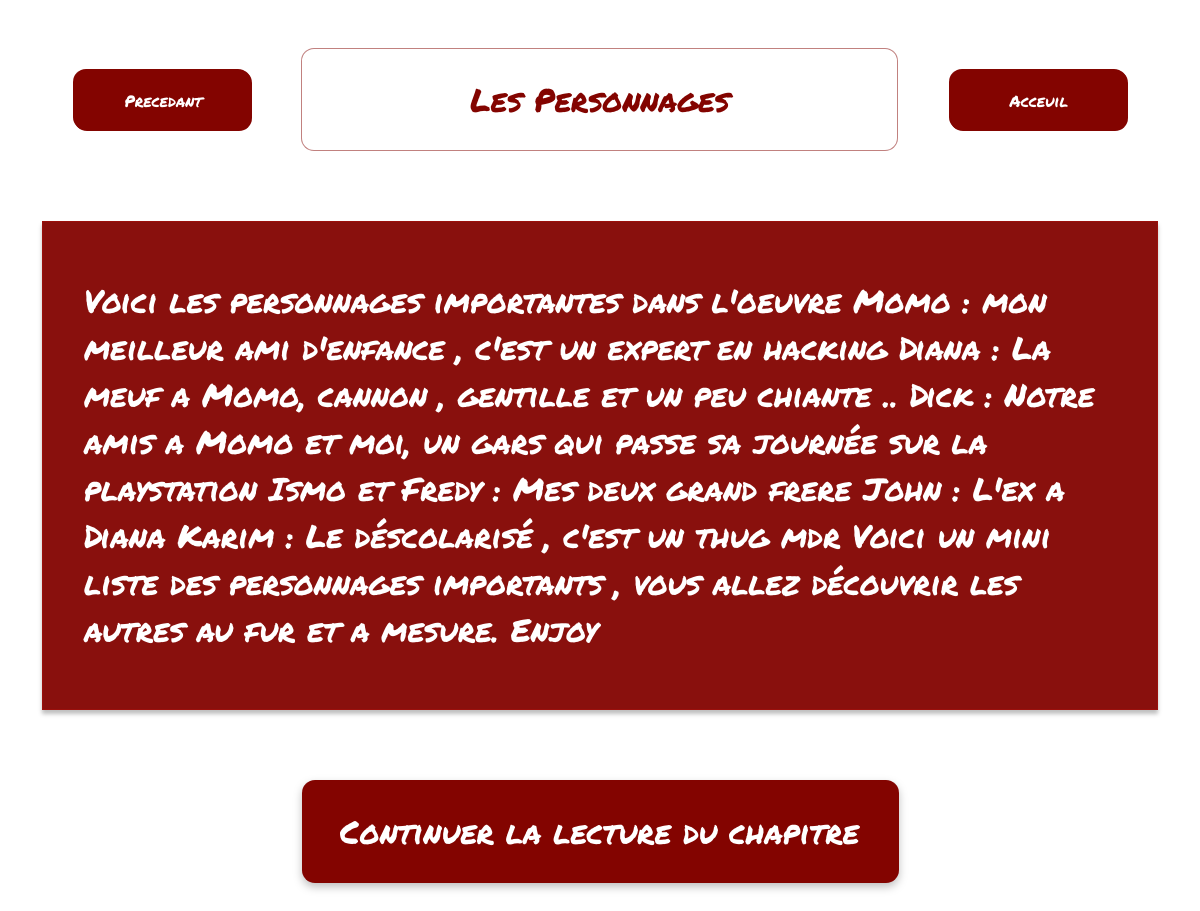
/personnage/, run on the app's committed database.
### livre/models.py (models this page shows, shortened)
class BooksModel(models.Model):
    title = models.CharField(max_length=55, verbose_name='Titre')
    description = models.TextField(verbose_name='Description')
    publier = models.BooleanField(default=True)
    class Meta:
        verbose_name = 'Livre'

### livre/views.py (the view)
# urls.py: path('personnage/', ArticleTwo, name="personnage"),
def ArticleTwo(request):
    books = BooksModel.objects.get(id='2')
    return render(request, 'article_two.html', {'books': books})

### livre/templates/article_two.html (shortened to what this page needs)
{% extends 'article.html' %}
{% load static %}
{% block title %}
    <h1> {{ books.title }}</h1>
{% endblock %}
{% block previous %}
    <a href="{% url 'article' %}" class="btn1">Precedant</a>
{% endblock %}
{% block next %}
    <a href="{% url 'page-two' %}" class="btn2">Acceuil</a>
{% endblock %}
{% block content %}
    <p>{{ books.description }}</p>
{% endblock %}
{% block button %}
    <a href=" {% url 'hacking' %}">Continuer la lecture du chapitre</a>
{% endblock %}

### livre/templates/static/css/article.css (style rules this page uses)
* { margin: 0; padding: 0; box-sizing: border-box; }
body { font-family: 'Permanent Marker'; background-color: #fff; height: 1024px; }
.title h1 { color: #830400; font-style: normal; font-weight: 400; font-size: 32px; line-height: 47px; }
.item a { text-decoration: none; color: white; text-align: center; }
.btn1, .btn2 { width: 178px; height: 61px; background: #830400; border: 1px solid rgba(131, 4, 0, 0.5); border-radius: 13px; display: flex; justify-content: center; align-items: center; }
.item a { text-decoration: none; color: white; font-style: normal; font-weight: 400; font-size: 16px; line-height: 23px; }
.container p { font-style: normal; font-weight: 400; font-size: 32px; line-height: 47px; display: flex; align-items: center; color: #FFFFFF; }
.button a { text-decoration: none; width: 520px; height: 47px; font-family: 'Permanent Marker'; font-style: normal; font-weight: 400; font-size: 32px; line-height: 47px; display: flex; align-items: center; text-align: center; color: #FFFFFF; }

### data on the page
BooksModel: title "Les Personnages", description "Voici les personnages importantes dans l'oeuvre Momo : mon meilleur ami d'enfance , c'est un expert en hacking Diana : La meuf a Momo, cannon , gentille et un peu chiante .. Dick : Notre amis a Momo et moi, un gars qui passe sa journée sur la playstation Ismo et Fredy : Mes deux grand frere John : L'ex a Diana Karim : Le déscolarisé , c'est un thug mdr Voici un mini liste des personnages importants , vous allez découvrir les autres au fur et a mesure. Enjoy"
